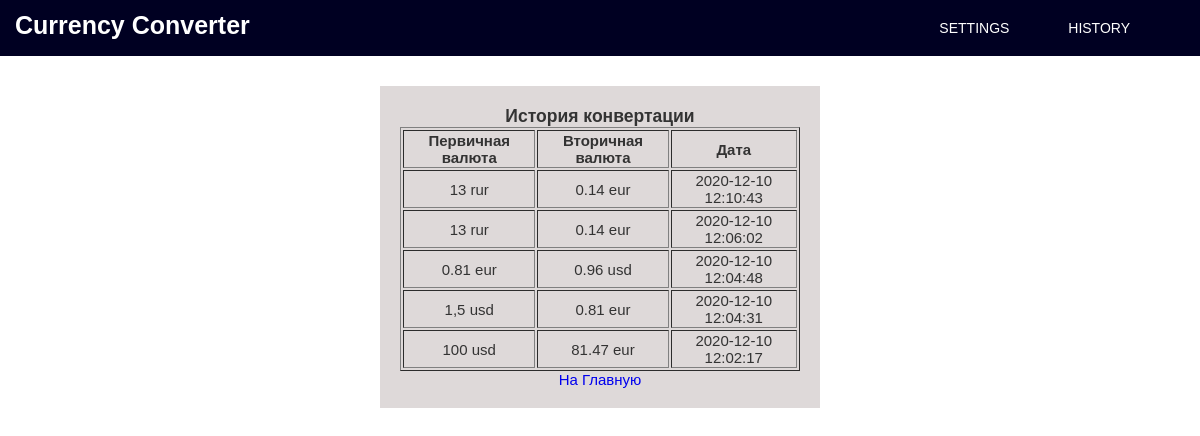
Page /modules/history.php on the committed database.
### tables this page shows
CREATE TABLE `history` (
  `id` int(11) NOT NULL,
  `primaryCurrency` varchar(255) NOT NULL,
  `countPrimary` varchar(255) NOT NULL,
  `secondaryCurrency` varchar(255) NOT NULL,
  `countSecondary` varchar(255) NOT NULL,
  `date` timestamp NOT NULL DEFAULT current_timestamp()
);

### modules/history.php (the view, shortened to what this page needs)
<?php
	include $_SERVER['DOCUMENT_ROOT'] ."/header.php";
	include $_SERVER['DOCUMENT_ROOT'] ."/config/config.php";
	$sql = "SELECT countHistory FROM settings";
	$result = $conn->query($sql);
	$row = mysqli_fetch_assoc($result);
	$count = $row['countHistory'];
    $sql = "SELECT * FROM history ORDER BY id DESC LIMIT $count";
    $result = $conn->query($sql);
 ?>
<div class="wrapper">
	<div class="history-table">
		<table border="1">
			<h3>История конвертации</h3>
			<thead>
				<tr>
					<th>Первичная валюта</th>
					<th>Вторичная валюта</th>
					<th>Дата</th>
				</tr>
			</thead>
			<tbody>
	            <?php
	                while ($row = mysqli_fetch_assoc($result)) {
	                    ?>
	                    <tr>
	                        <td><?php echo $row['countPrimary'] . ' ' . mb_strtolower($row['primaryCurrency']) ?></td>
	                        <td><?php echo $row['countSecondary'] . ' ' . mb_strtolower($row['secondaryCurrency']) ?></td>
	                        <td><?php echo $row['date'] ?></td>
	                    </tr>
	                    <?php
	                }
	            ?>
			</tbody>
		</table>
	</div>
	<a href="/">На Главную</a>
</div>

### header.php (shortened to what this page needs)
<!DOCTYPE html>
<html lang="en">
<head>
	<link rel="stylesheet" href="<?php $_SERVER['DOCUMENT_ROOT'] ?>/assets/style.css">
</head>
<body>
	<header class="header">
		<div class="container">
			<div class="header__inner">
					<a class="logo" href="/">Currency Converter</a>
				<nav class="nav">
					<a class="nav__link" href="<?php $_SERVER['DOCUMENT_ROOT'] ?>/modules/settings.php">Settings</a>
					<a class="nav__link" href="<?php $_SERVER['DOCUMENT_ROOT'] ?>/modules/history.php">History</a>
				</nav>
			</div>
		</div>
	</header>

### assets/style.css (style rules this page uses)
body { margin: 0; font-family: 'Montserrat', sans-serif; font-size: 15px; color: #333333; }
h1, h2, h3, h4, h5, h6 { margin: 0; }
a { text-decoration: none; }
.container { padding: 0 15px; min-height: 50px; }
.header { background-color: #002; }
.header__inner { display: flex; justify-content: space-between; }
.logo { line-height: 2; font-size: 25px; font-family: 'Montserrat', sans-serif; font-weight: 700; color: #fff; transition: color .15s linear; }
.nav { text-transform: uppercase; font-size: 14px; }
.nav__link { line-height: 4; padding-bottom: 5px; margin-right: 55px; font-size: 14px; color: #fff; position: relative; transition: color .15s linear; }
.nav__link:after { content: ""; display: block; width: 100%; height: 3px; background-color: #fce38a; opacity: 0; position: absolute; top: 100%; left: 0; z-index: 1; transition: opacity .15s linear; }
.wrapper { padding: 20px; margin: 30px auto; text-align: center; background-color: #DED9D9; width: 400px; }
.history-table { text-align: center; }

### rows in the picture
history: countPrimary "13", primaryCurrency "rur", countSecondary "0.14", secondaryCurrency "eur", date "2020-12-10 12:10:43"
history: countPrimary "13", primaryCurrency "rur", countSecondary "0.14", secondaryCurrency "eur", date "2020-12-10 12:06:02"
history: countPrimary "0.81", primaryCurrency "eur", countSecondary "0.96", secondaryCurrency "usd", date "2020-12-10 12:04:48"
history: countPrimary "1,5", primaryCurrency "usd", countSecondary "0.81", secondaryCurrency "eur", date "2020-12-10 12:04:31"
history: countPrimary "100", primaryCurrency "usd", countSecondary "81.47", secondaryCurrency "eur", date "2020-12-10 12:02:17"
